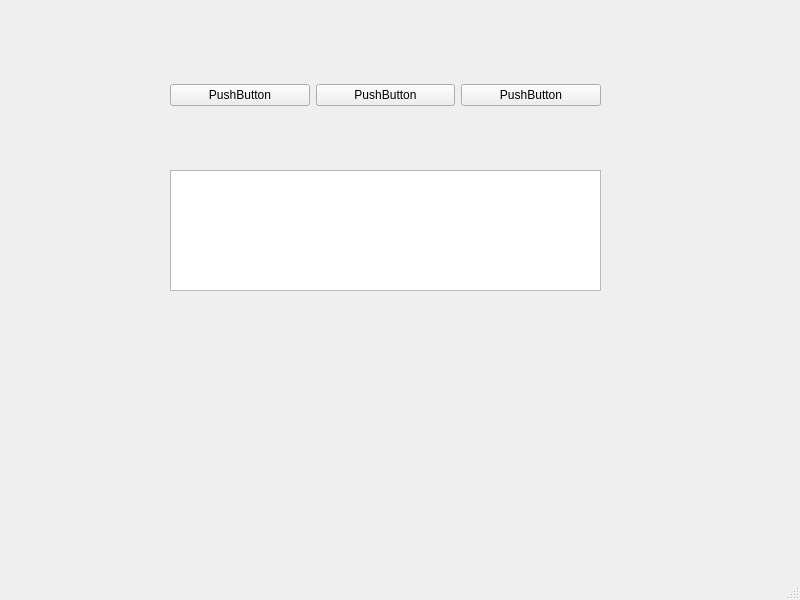
<?xml version="1.0" encoding="UTF-8"?>
<ui version="4.0">
 <class>MainWindow</class>
 <widget class="QMainWindow" name="MainWindow">
  <property name="geometry">
   <rect>
    <x>0</x>
    <y>0</y>
    <width>800</width>
    <height>600</height>
   </rect>
  </property>
  <property name="windowTitle">
   <string>MainWindow</string>
  </property>
  <widget class="QWidget" name="centralwidget">
   <widget class="QTextEdit" name="textEdit">
    <property name="geometry">
     <rect>
      <x>170</x>
      <y>170</y>
      <width>431</width>
      <height>121</height>
     </rect>
    </property>
   </widget>
   <widget class="QWidget" name="">
    <property name="geometry">
     <rect>
      <x>170</x>
      <y>50</y>
      <width>431</width>
      <height>91</height>
     </rect>
    </property>
    <layout class="QHBoxLayout" name="horizontalLayout">
     <item>
      <widget class="QPushButton" name="pushButton">
       <property name="text">
        <string>PushButton</string>
       </property>
      </widget>
     </item>
     <item>
      <widget class="QPushButton" name="pushButton_2">
       <property name="text">
        <string>PushButton</string>
       </property>
      </widget>
     </item>
     <item>
      <widget class="QPushButton" name="pushButton_3">
       <property name="text">
        <string>PushButton</string>
       </property>
      </widget>
     </item>
    </layout>
   </widget>
  </widget>
  <widget class="QMenuBar" name="menubar">
   <property name="geometry">
    <rect>
     <x>0</x>
     <y>0</y>
     <width>800</width>
     <height>23</height>
    </rect>
   </property>
  </widget>
  <widget class="QStatusBar" name="statusbar"/>
 </widget>
 <resources/>
 <connections/>
</ui>
